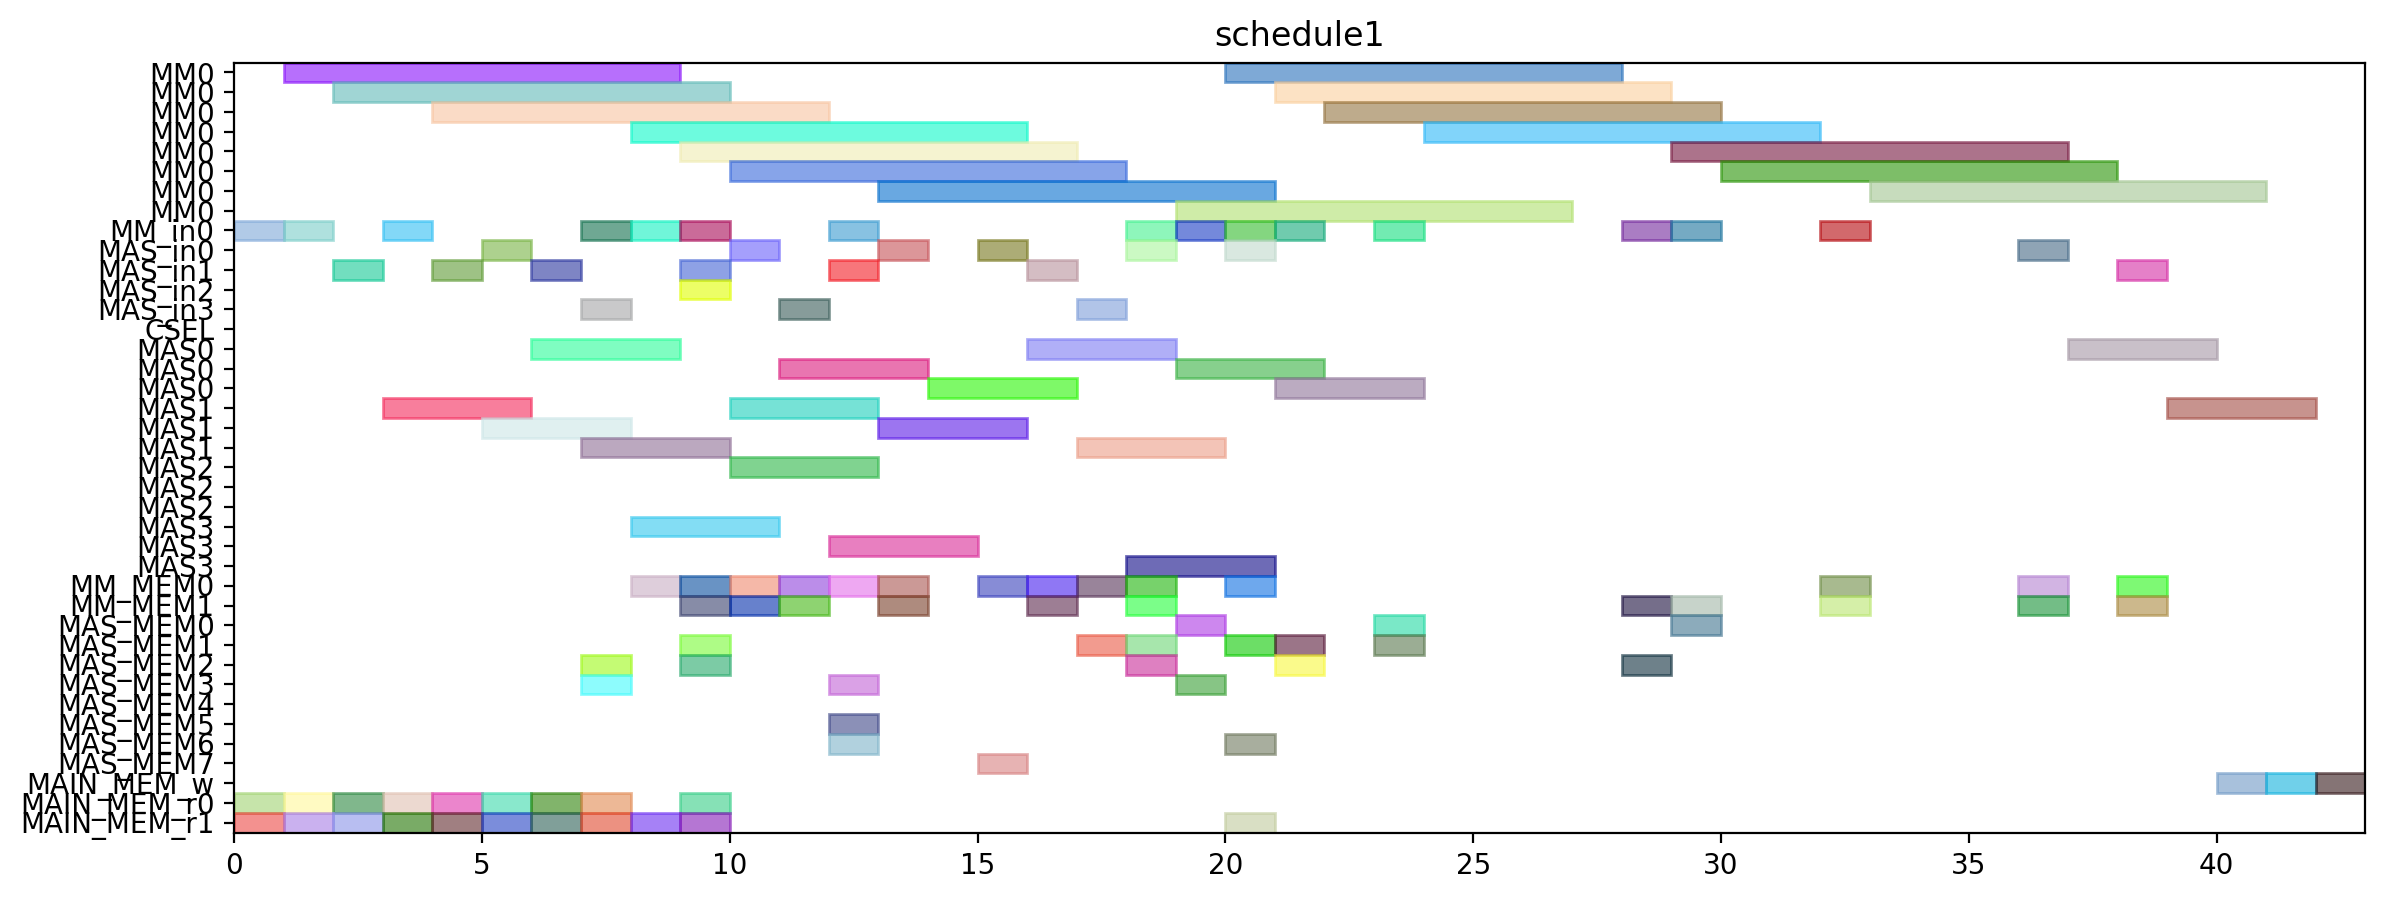

This chart was generated by the following Python code:
from pyschedule import Scenario, solvers, plotters, alt


def solve():
	horizon = 152
	S = Scenario("schedule1", horizon=horizon)

	# resource
	MM = S.Resources('MM', num=1, size=8)
	MM_in = S.Resources('MM_in', num=1)
	MAS_in = S.Resources('MAS_in', num=4)
	CSEL = S.Resource('CSEL')
	MAS = S.Resources('MAS', num=4, size=3, periods=range(1, horizon))
	MM_MEM = S.Resources('MM_MEM', num=2)
	MAS_MEM = S.Resources('MAS_MEM', num=8)
	MAIN_MEM_w = S.Resource('MAIN_MEM_w', size=1)
	MAIN_MEM_r = S.Resources('MAIN_MEM_r', num=2)

	# result of previous scheduling
	t2_in = S.Task('t2_in', length=1, delay_cost=1)
	S += t2_in >= 0
	t2_in += MM_in[0]

	t2_mem0 = S.Task('t2_mem0', length=1, delay_cost=1)
	S += t2_mem0 >= 0
	t2_mem0 += MAIN_MEM_r[0]

	t2_mem1 = S.Task('t2_mem1', length=1, delay_cost=1)
	S += t2_mem1 >= 0
	t2_mem1 += MAIN_MEM_r[1]

	t0_in = S.Task('t0_in', length=1, delay_cost=1)
	S += t0_in >= 1
	t0_in += MM_in[0]

	t0_mem0 = S.Task('t0_mem0', length=1, delay_cost=1)
	S += t0_mem0 >= 1
	t0_mem0 += MAIN_MEM_r[0]

	t0_mem1 = S.Task('t0_mem1', length=1, delay_cost=1)
	S += t0_mem1 >= 1
	t0_mem1 += MAIN_MEM_r[1]

	t2 = S.Task('t2', length=8, delay_cost=1)
	S += t2 >= 1
	t2 += MM[0]

	t0 = S.Task('t0', length=8, delay_cost=1)
	S += t0 >= 2
	t0 += MM[0]

	t3_in = S.Task('t3_in', length=1, delay_cost=1)
	S += t3_in >= 2
	t3_in += MAS_in[1]

	t3_mem0 = S.Task('t3_mem0', length=1, delay_cost=1)
	S += t3_mem0 >= 2
	t3_mem0 += MAIN_MEM_r[0]

	t3_mem1 = S.Task('t3_mem1', length=1, delay_cost=1)
	S += t3_mem1 >= 2
	t3_mem1 += MAIN_MEM_r[1]

	t1_in = S.Task('t1_in', length=1, delay_cost=1)
	S += t1_in >= 3
	t1_in += MM_in[0]

	t1_mem0 = S.Task('t1_mem0', length=1, delay_cost=1)
	S += t1_mem0 >= 3
	t1_mem0 += MAIN_MEM_r[0]

	t1_mem1 = S.Task('t1_mem1', length=1, delay_cost=1)
	S += t1_mem1 >= 3
	t1_mem1 += MAIN_MEM_r[1]

	t3 = S.Task('t3', length=3, delay_cost=1)
	S += t3 >= 3
	t3 += MAS[1]

	t1 = S.Task('t1', length=8, delay_cost=1)
	S += t1 >= 4
	t1 += MM[0]

	t4_in = S.Task('t4_in', length=1, delay_cost=1)
	S += t4_in >= 4
	t4_in += MAS_in[1]

	t4_mem0 = S.Task('t4_mem0', length=1, delay_cost=1)
	S += t4_mem0 >= 4
	t4_mem0 += MAIN_MEM_r[0]

	t4_mem1 = S.Task('t4_mem1', length=1, delay_cost=1)
	S += t4_mem1 >= 4
	t4_mem1 += MAIN_MEM_r[1]

	t14_in = S.Task('t14_in', length=1, delay_cost=1)
	S += t14_in >= 5
	t14_in += MAS_in[0]

	t14_mem0 = S.Task('t14_mem0', length=1, delay_cost=1)
	S += t14_mem0 >= 5
	t14_mem0 += MAIN_MEM_r[0]

	t14_mem1 = S.Task('t14_mem1', length=1, delay_cost=1)
	S += t14_mem1 >= 5
	t14_mem1 += MAIN_MEM_r[1]

	t4 = S.Task('t4', length=3, delay_cost=1)
	S += t4 >= 5
	t4 += MAS[1]

	t13_in = S.Task('t13_in', length=1, delay_cost=1)
	S += t13_in >= 6
	t13_in += MAS_in[1]

	t13_mem0 = S.Task('t13_mem0', length=1, delay_cost=1)
	S += t13_mem0 >= 6
	t13_mem0 += MAIN_MEM_r[0]

	t13_mem1 = S.Task('t13_mem1', length=1, delay_cost=1)
	S += t13_mem1 >= 6
	t13_mem1 += MAIN_MEM_r[1]

	t14 = S.Task('t14', length=3, delay_cost=1)
	S += t14 >= 6
	t14 += MAS[0]

	t13 = S.Task('t13', length=3, delay_cost=1)
	S += t13 >= 7
	t13 += MAS[1]

	t5_in = S.Task('t5_in', length=1, delay_cost=1)
	S += t5_in >= 7
	t5_in += MM_in[0]

	t5_mem0 = S.Task('t5_mem0', length=1, delay_cost=1)
	S += t5_mem0 >= 7
	t5_mem0 += MAS_MEM[2]

	t5_mem1 = S.Task('t5_mem1', length=1, delay_cost=1)
	S += t5_mem1 >= 7
	t5_mem1 += MAS_MEM[3]

	t8_in = S.Task('t8_in', length=1, delay_cost=1)
	S += t8_in >= 7
	t8_in += MAS_in[3]

	t8_mem0 = S.Task('t8_mem0', length=1, delay_cost=1)
	S += t8_mem0 >= 7
	t8_mem0 += MAIN_MEM_r[0]

	t8_mem1 = S.Task('t8_mem1', length=1, delay_cost=1)
	S += t8_mem1 >= 7
	t8_mem1 += MAIN_MEM_r[1]

	t20_in = S.Task('t20_in', length=1, delay_cost=1)
	S += t20_in >= 8
	t20_in += MM_in[0]

	t20_mem0 = S.Task('t20_mem0', length=1, delay_cost=1)
	S += t20_mem0 >= 8
	t20_mem0 += MM_MEM[0]

	t20_mem1 = S.Task('t20_mem1', length=1, delay_cost=1)
	S += t20_mem1 >= 8
	t20_mem1 += MAIN_MEM_r[1]

	t5 = S.Task('t5', length=8, delay_cost=1)
	S += t5 >= 8
	t5 += MM[0]

	t8 = S.Task('t8', length=3, delay_cost=1)
	S += t8 >= 8
	t8 += MAS[3]

	t15_in = S.Task('t15_in', length=1, delay_cost=1)
	S += t15_in >= 9
	t15_in += MM_in[0]

	t15_mem0 = S.Task('t15_mem0', length=1, delay_cost=1)
	S += t15_mem0 >= 9
	t15_mem0 += MAS_MEM[2]

	t15_mem1 = S.Task('t15_mem1', length=1, delay_cost=1)
	S += t15_mem1 >= 9
	t15_mem1 += MAS_MEM[1]

	t18_in = S.Task('t18_in', length=1, delay_cost=1)
	S += t18_in >= 9
	t18_in += MAS_in[1]

	t18_mem0 = S.Task('t18_mem0', length=1, delay_cost=1)
	S += t18_mem0 >= 9
	t18_mem0 += MM_MEM[0]

	t18_mem1 = S.Task('t18_mem1', length=1, delay_cost=1)
	S += t18_mem1 >= 9
	t18_mem1 += MM_MEM[1]

	t20 = S.Task('t20', length=8, delay_cost=1)
	S += t20 >= 9
	t20 += MM[0]

	t9_in = S.Task('t9_in', length=1, delay_cost=1)
	S += t9_in >= 9
	t9_in += MAS_in[2]

	t9_mem0 = S.Task('t9_mem0', length=1, delay_cost=1)
	S += t9_mem0 >= 9
	t9_mem0 += MAIN_MEM_r[0]

	t9_mem1 = S.Task('t9_mem1', length=1, delay_cost=1)
	S += t9_mem1 >= 9
	t9_mem1 += MAIN_MEM_r[1]

	t15 = S.Task('t15', length=8, delay_cost=1)
	S += t15 >= 10
	t15 += MM[0]

	t16_in = S.Task('t16_in', length=1, delay_cost=1)
	S += t16_in >= 10
	t16_in += MAS_in[0]

	t16_mem0 = S.Task('t16_mem0', length=1, delay_cost=1)
	S += t16_mem0 >= 10
	t16_mem0 += MM_MEM[0]

	t16_mem1 = S.Task('t16_mem1', length=1, delay_cost=1)
	S += t16_mem1 >= 10
	t16_mem1 += MM_MEM[1]

	t18 = S.Task('t18', length=3, delay_cost=1)
	S += t18 >= 10
	t18 += MAS[1]

	t9 = S.Task('t9', length=3, delay_cost=1)
	S += t9 >= 10
	t9 += MAS[2]

	t16 = S.Task('t16', length=3, delay_cost=1)
	S += t16 >= 11
	t16 += MAS[0]

	t6_in = S.Task('t6_in', length=1, delay_cost=1)
	S += t6_in >= 11
	t6_in += MAS_in[3]

	t6_mem0 = S.Task('t6_mem0', length=1, delay_cost=1)
	S += t6_mem0 >= 11
	t6_mem0 += MM_MEM[0]

	t6_mem1 = S.Task('t6_mem1', length=1, delay_cost=1)
	S += t6_mem1 >= 11
	t6_mem1 += MM_MEM[1]

	t10_in = S.Task('t10_in', length=1, delay_cost=1)
	S += t10_in >= 12
	t10_in += MM_in[0]

	t10_mem0 = S.Task('t10_mem0', length=1, delay_cost=1)
	S += t10_mem0 >= 12
	t10_mem0 += MAS_MEM[6]

	t10_mem1 = S.Task('t10_mem1', length=1, delay_cost=1)
	S += t10_mem1 >= 12
	t10_mem1 += MAS_MEM[5]

	t19_in = S.Task('t19_in', length=1, delay_cost=1)
	S += t19_in >= 12
	t19_in += MAS_in[1]

	t19_mem0 = S.Task('t19_mem0', length=1, delay_cost=1)
	S += t19_mem0 >= 12
	t19_mem0 += MM_MEM[0]

	t19_mem1 = S.Task('t19_mem1', length=1, delay_cost=1)
	S += t19_mem1 >= 12
	t19_mem1 += MAS_MEM[3]

	t6 = S.Task('t6', length=3, delay_cost=1)
	S += t6 >= 12
	t6 += MAS[3]

	t10 = S.Task('t10', length=8, delay_cost=1)
	S += t10 >= 13
	t10 += MM[0]

	t11_in = S.Task('t11_in', length=1, delay_cost=1)
	S += t11_in >= 13
	t11_in += MAS_in[0]

	t11_mem0 = S.Task('t11_mem0', length=1, delay_cost=1)
	S += t11_mem0 >= 13
	t11_mem0 += MM_MEM[0]

	t11_mem1 = S.Task('t11_mem1', length=1, delay_cost=1)
	S += t11_mem1 >= 13
	t11_mem1 += MM_MEM[1]

	t19 = S.Task('t19', length=3, delay_cost=1)
	S += t19 >= 13
	t19 += MAS[1]

	t11 = S.Task('t11', length=3, delay_cost=1)
	S += t11 >= 14
	t11 += MAS[0]

	t7_in = S.Task('t7_in', length=1, delay_cost=1)
	S += t7_in >= 15
	t7_in += MAS_in[0]

	t7_mem0 = S.Task('t7_mem0', length=1, delay_cost=1)
	S += t7_mem0 >= 15
	t7_mem0 += MM_MEM[0]

	t7_mem1 = S.Task('t7_mem1', length=1, delay_cost=1)
	S += t7_mem1 >= 15
	t7_mem1 += MAS_MEM[7]

	t22_in = S.Task('t22_in', length=1, delay_cost=1)
	S += t22_in >= 16
	t22_in += MAS_in[1]

	t22_mem0 = S.Task('t22_mem0', length=1, delay_cost=1)
	S += t22_mem0 >= 16
	t22_mem0 += MM_MEM[0]

	t22_mem1 = S.Task('t22_mem1', length=1, delay_cost=1)
	S += t22_mem1 >= 16
	t22_mem1 += MM_MEM[1]

	t7 = S.Task('t7', length=3, delay_cost=1)
	S += t7 >= 16
	t7 += MAS[0]

	t17_in = S.Task('t17_in', length=1, delay_cost=1)
	S += t17_in >= 17
	t17_in += MAS_in[3]

	t17_mem0 = S.Task('t17_mem0', length=1, delay_cost=1)
	S += t17_mem0 >= 17
	t17_mem0 += MM_MEM[0]

	t17_mem1 = S.Task('t17_mem1', length=1, delay_cost=1)
	S += t17_mem1 >= 17
	t17_mem1 += MAS_MEM[1]

	t22 = S.Task('t22', length=3, delay_cost=1)
	S += t22 >= 17
	t22 += MAS[1]

	t17 = S.Task('t17', length=3, delay_cost=1)
	S += t17 >= 18
	t17 += MAS[3]

	t21_in = S.Task('t21_in', length=1, delay_cost=1)
	S += t21_in >= 18
	t21_in += MAS_in[0]

	t21_mem0 = S.Task('t21_mem0', length=1, delay_cost=1)
	S += t21_mem0 >= 18
	t21_mem0 += MM_MEM[0]

	t21_mem1 = S.Task('t21_mem1', length=1, delay_cost=1)
	S += t21_mem1 >= 18
	t21_mem1 += MM_MEM[1]

	t28_in = S.Task('t28_in', length=1, delay_cost=1)
	S += t28_in >= 18
	t28_in += MM_in[0]

	t28_mem0 = S.Task('t28_mem0', length=1, delay_cost=1)
	S += t28_mem0 >= 18
	t28_mem0 += MAS_MEM[2]

	t28_mem1 = S.Task('t28_mem1', length=1, delay_cost=1)
	S += t28_mem1 >= 18
	t28_mem1 += MAS_MEM[1]

	t21 = S.Task('t21', length=3, delay_cost=1)
	S += t21 >= 19
	t21 += MAS[0]

	t25_in = S.Task('t25_in', length=1, delay_cost=1)
	S += t25_in >= 19
	t25_in += MM_in[0]

	t25_mem0 = S.Task('t25_mem0', length=1, delay_cost=1)
	S += t25_mem0 >= 19
	t25_mem0 += MAS_MEM[0]

	t25_mem1 = S.Task('t25_mem1', length=1, delay_cost=1)
	S += t25_mem1 >= 19
	t25_mem1 += MAS_MEM[3]

	t28 = S.Task('t28', length=8, delay_cost=1)
	S += t28 >= 19
	t28 += MM[0]

	t12_in = S.Task('t12_in', length=1, delay_cost=1)
	S += t12_in >= 20
	t12_in += MAS_in[0]

	t12_mem0 = S.Task('t12_mem0', length=1, delay_cost=1)
	S += t12_mem0 >= 20
	t12_mem0 += MM_MEM[0]

	t12_mem1 = S.Task('t12_mem1', length=1, delay_cost=1)
	S += t12_mem1 >= 20
	t12_mem1 += MAS_MEM[1]

	t23_in = S.Task('t23_in', length=1, delay_cost=1)
	S += t23_in >= 20
	t23_in += MM_in[0]

	t23_mem0 = S.Task('t23_mem0', length=1, delay_cost=1)
	S += t23_mem0 >= 20
	t23_mem0 += MAS_MEM[6]

	t23_mem1 = S.Task('t23_mem1', length=1, delay_cost=1)
	S += t23_mem1 >= 20
	t23_mem1 += MAIN_MEM_r[1]

	t25 = S.Task('t25', length=8, delay_cost=1)
	S += t25 >= 20
	t25 += MM[0]

	t12 = S.Task('t12', length=3, delay_cost=1)
	S += t12 >= 21
	t12 += MAS[0]

	t23 = S.Task('t23', length=8, delay_cost=1)
	S += t23 >= 21
	t23 += MM[0]

	t27_in = S.Task('t27_in', length=1, delay_cost=1)
	S += t27_in >= 21
	t27_in += MM_in[0]

	t27_mem0 = S.Task('t27_mem0', length=1, delay_cost=1)
	S += t27_mem0 >= 21
	t27_mem0 += MAS_MEM[2]

	t27_mem1 = S.Task('t27_mem1', length=1, delay_cost=1)
	S += t27_mem1 >= 21
	t27_mem1 += MAS_MEM[1]

	t27 = S.Task('t27', length=8, delay_cost=1)
	S += t27 >= 22
	t27 += MM[0]

	t29_in = S.Task('t29_in', length=1, delay_cost=1)
	S += t29_in >= 23
	t29_in += MM_in[0]

	t29_mem0 = S.Task('t29_mem0', length=1, delay_cost=1)
	S += t29_mem0 >= 23
	t29_mem0 += MAS_MEM[0]

	t29_mem1 = S.Task('t29_mem1', length=1, delay_cost=1)
	S += t29_mem1 >= 23
	t29_mem1 += MAS_MEM[1]

	t29 = S.Task('t29', length=8, delay_cost=1)
	S += t29 >= 24
	t29 += MM[0]


	# new tasks
	t24 = S.Task('t24', length=8, delay_cost=1)
	t24 += alt(MM)
	t24_in = S.Task('t24_in', length=1, delay_cost=1)
	t24_in += alt(MM_in)
	S += t24_in*MM_in[0]<=t24*MM[0]
	t24_mem0 = S.Task('t24_mem0', length=1, delay_cost=1)
	t24_mem0 += MAS_MEM[0]
	S += 23 < t24_mem0
	S += t24_mem0 <= t24

	t24_mem1 = S.Task('t24_mem1', length=1, delay_cost=1)
	t24_mem1 += MM_MEM[1]
	S += 28 < t24_mem1
	S += t24_mem1 <= t24

	t26 = S.Task('t26', length=8, delay_cost=1)
	t26 += alt(MM)
	t26_in = S.Task('t26_in', length=1, delay_cost=1)
	t26_in += alt(MM_in)
	S += t26_in*MM_in[0]<=t26*MM[0]
	t26_mem0 = S.Task('t26_mem0', length=1, delay_cost=1)
	t26_mem0 += MAS_MEM[2]
	S += 15 < t26_mem0
	S += t26_mem0 <= t26

	t26_mem1 = S.Task('t26_mem1', length=1, delay_cost=1)
	t26_mem1 += MM_MEM[1]
	S += 28 < t26_mem1
	S += t26_mem1 <= t26

	PZ_new = S.Task('PZ_new', length=8, delay_cost=1)
	PZ_new += alt(MM)
	PZ_new_in = S.Task('PZ_new_in', length=1, delay_cost=1)
	PZ_new_in += alt(MM_in)
	S += PZ_new_in*MM_in[0]<=PZ_new*MM[0]
	S += 0<PZ_new

	PZ_new_w = S.Task('PZ_new_w', length=1, delay_cost=1)
	PZ_new_w += alt(MAIN_MEM_w)
	S += PZ_new <= PZ_new_w

	PZ_new_mem0 = S.Task('PZ_new_mem0', length=1, delay_cost=1)
	PZ_new_mem0 += MM_MEM[0]
	S += 31 < PZ_new_mem0
	S += PZ_new_mem0 <= PZ_new

	PZ_new_mem1 = S.Task('PZ_new_mem1', length=1, delay_cost=1)
	PZ_new_mem1 += MM_MEM[1]
	S += 26 < PZ_new_mem1
	S += PZ_new_mem1 <= PZ_new

	PX_new = S.Task('PX_new', length=3, delay_cost=1)
	PX_new += alt(MAS)
	PX_new_in = S.Task('PX_new_in', length=1, delay_cost=1)
	PX_new_in += alt(MAS_in)
	S += PX_new_in*MAS_in[0]<=PX_new*MAS[0]

	S += PX_new_in*MAS_in[1]<=PX_new*MAS[1]

	S += PX_new_in*MAS_in[2]<=PX_new*MAS[2]

	S += PX_new_in*MAS_in[3]<=PX_new*MAS[3]

	S += 0<PX_new

	PX_new_w = S.Task('PX_new_w', length=1, delay_cost=1)
	PX_new_w += alt(MAIN_MEM_w)
	S += PX_new <= PX_new_w

	PX_new_mem0 = S.Task('PX_new_mem0', length=1, delay_cost=1)
	PX_new_mem0 += MM_MEM[0]
	S += 27 < PX_new_mem0
	S += PX_new_mem0 <= PX_new

	PX_new_mem1 = S.Task('PX_new_mem1', length=1, delay_cost=1)
	PX_new_mem1 += alt(MM_MEM)
	S += (t24*MM[0])-1 < PX_new_mem1*MM_MEM[1]
	S += PX_new_mem1 <= PX_new

	PY_new = S.Task('PY_new', length=3, delay_cost=1)
	PY_new += alt(MAS)
	PY_new_in = S.Task('PY_new_in', length=1, delay_cost=1)
	PY_new_in += alt(MAS_in)
	S += PY_new_in*MAS_in[0]<=PY_new*MAS[0]

	S += PY_new_in*MAS_in[1]<=PY_new*MAS[1]

	S += PY_new_in*MAS_in[2]<=PY_new*MAS[2]

	S += PY_new_in*MAS_in[3]<=PY_new*MAS[3]

	S += 0<PY_new

	PY_new_w = S.Task('PY_new_w', length=1, delay_cost=1)
	PY_new_w += alt(MAIN_MEM_w)
	S += PY_new <= PY_new_w

	PY_new_mem0 = S.Task('PY_new_mem0', length=1, delay_cost=1)
	PY_new_mem0 += MM_MEM[0]
	S += 29 < PY_new_mem0
	S += PY_new_mem0 <= PY_new

	PY_new_mem1 = S.Task('PY_new_mem1', length=1, delay_cost=1)
	PY_new_mem1 += alt(MM_MEM)
	S += (t26*MM[0])-1 < PY_new_mem1*MM_MEM[1]
	S += PY_new_mem1 <= PY_new

	solvers.mip.solve(S,msg=1,kind='CPLEX',ratio_gap=1.01)

	solution = [['hoge']*len(S.solution()[1]) for i in range(len(S.solution()))]
	for i in range(len(S.solution())):
		for j in range(len(S.solution()[i])):
			solution[i][j]=str(S.solution()[i][j])
	print(solution)

	cycles = int(solution[-1][3])

	pic_file_name = "/home/mfukuda/ABE/multiRAM_multiMAS_16mux/scheduling_result/stage8MM1_stage3MAS4/EP_ADD_A_0/schedule1.png"
	if(S.solution() != []):
		plotters.matplotlib.plot(S,img_filename=pic_file_name, show_task_labels=False, fig_size=(cycles*0.25+3, 5))

	return solution
